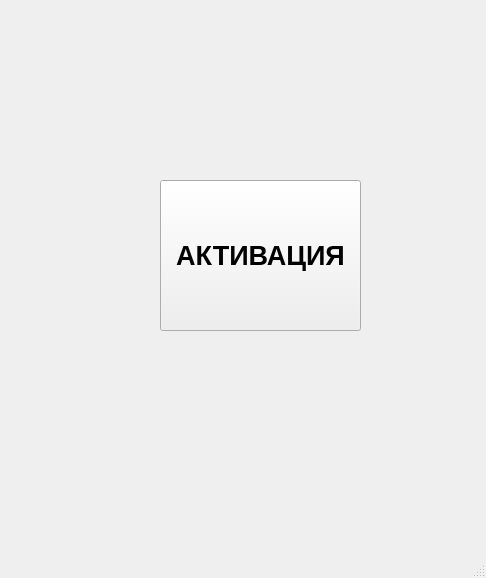
<?xml version="1.0" encoding="UTF-8"?>
<ui version="4.0">
 <class>MainWindow</class>
 <widget class="QMainWindow" name="MainWindow">
  <property name="geometry">
   <rect>
    <x>0</x>
    <y>0</y>
    <width>486</width>
    <height>578</height>
   </rect>
  </property>
  <property name="windowTitle">
   <string>MainWindow</string>
  </property>
  <widget class="QWidget" name="centralwidget">
   <widget class="QPushButton" name="pushButton">
    <property name="geometry">
     <rect>
      <x>160</x>
      <y>180</y>
      <width>201</width>
      <height>151</height>
     </rect>
    </property>
    <property name="font">
     <font>
      <pointsize>20</pointsize>
      <weight>75</weight>
      <bold>true</bold>
     </font>
    </property>
    <property name="text">
     <string>АКТИВАЦИЯ</string>
    </property>
   </widget>
  </widget>
  <widget class="QMenuBar" name="menubar">
   <property name="geometry">
    <rect>
     <x>0</x>
     <y>0</y>
     <width>486</width>
     <height>21</height>
    </rect>
   </property>
  </widget>
  <widget class="QStatusBar" name="statusbar"/>
 </widget>
 <resources/>
 <connections/>
</ui>
